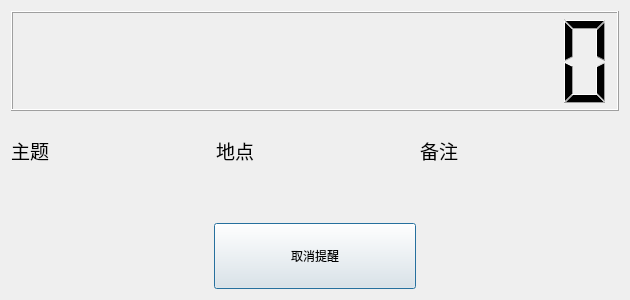
<?xml version="1.0" encoding="UTF-8"?>
<ui version="4.0">
 <class>remind</class>
 <widget class="QDialog" name="remind">
  <property name="geometry">
   <rect>
    <x>0</x>
    <y>0</y>
    <width>630</width>
    <height>300</height>
   </rect>
  </property>
  <property name="windowTitle">
   <string>提醒</string>
  </property>
  <property name="windowIcon">
   <iconset resource="pic.qrc">
    <normaloff>:/ico/date.ico</normaloff>:/ico/date.ico</iconset>
  </property>
  <layout class="QVBoxLayout" name="verticalLayout" stretch="3,2,1,2">
   <item>
    <widget class="QLCDNumber" name="lcdNumber">
     <property name="digitCount">
      <number>12</number>
     </property>
    </widget>
   </item>
   <item>
    <layout class="QHBoxLayout" name="horizontalLayout_2">
     <item>
      <widget class="QLabel" name="label">
       <property name="font">
        <font>
         <family>华文中宋</family>
         <pointsize>14</pointsize>
        </font>
       </property>
       <property name="text">
        <string>主题</string>
       </property>
      </widget>
     </item>
     <item>
      <widget class="QLabel" name="label_2">
       <property name="font">
        <font>
         <family>华文中宋</family>
         <pointsize>14</pointsize>
        </font>
       </property>
       <property name="text">
        <string>地点</string>
       </property>
      </widget>
     </item>
     <item>
      <widget class="QLabel" name="label_3">
       <property name="font">
        <font>
         <family>华文中宋</family>
         <pointsize>14</pointsize>
        </font>
       </property>
       <property name="text">
        <string>备注</string>
       </property>
      </widget>
     </item>
    </layout>
   </item>
   <item>
    <spacer name="verticalSpacer">
     <property name="orientation">
      <enum>Qt::Vertical</enum>
     </property>
     <property name="sizeHint" stdset="0">
      <size>
       <width>20</width>
       <height>40</height>
      </size>
     </property>
    </spacer>
   </item>
   <item>
    <layout class="QHBoxLayout" name="horizontalLayout" stretch="1,1,1">
     <item>
      <spacer name="horizontalSpacer">
       <property name="orientation">
        <enum>Qt::Horizontal</enum>
       </property>
       <property name="sizeHint" stdset="0">
        <size>
         <width>40</width>
         <height>20</height>
        </size>
       </property>
      </spacer>
     </item>
     <item>
      <widget class="QPushButton" name="btn_cancel">
       <property name="sizePolicy">
        <sizepolicy hsizetype="MinimumExpanding" vsizetype="MinimumExpanding">
         <horstretch>0</horstretch>
         <verstretch>0</verstretch>
        </sizepolicy>
       </property>
       <property name="styleSheet">
        <string notr="true">font: 16pt &quot;华文中宋&quot;;</string>
       </property>
       <property name="text">
        <string>取消提醒</string>
       </property>
      </widget>
     </item>
     <item>
      <spacer name="horizontalSpacer_2">
       <property name="orientation">
        <enum>Qt::Horizontal</enum>
       </property>
       <property name="sizeHint" stdset="0">
        <size>
         <width>40</width>
         <height>20</height>
        </size>
       </property>
      </spacer>
     </item>
    </layout>
   </item>
  </layout>
 </widget>
 <resources>
  <include location="pic.qrc"/>
 </resources>
 <connections/>
</ui>
